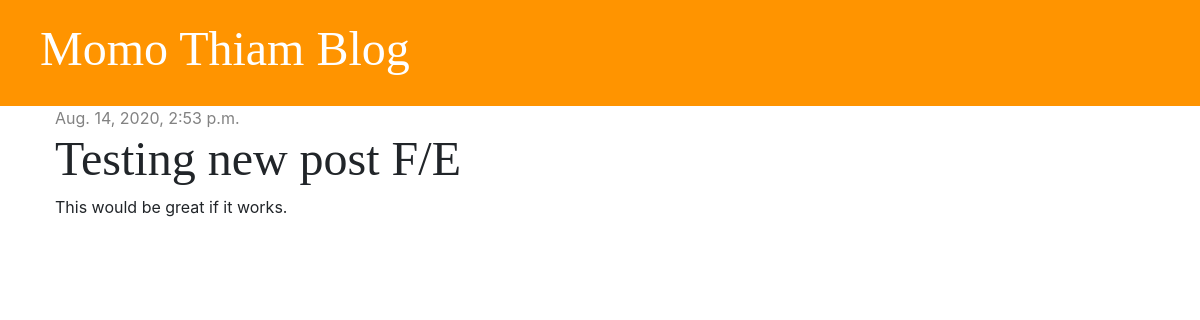
The app's page /post/4/ with its own data.
### blog/models.py (models this page shows, shortened)
class Post(models.Model):
    author = models.ForeignKey('auth.User', on_delete=models.CASCADE)
    title = models.CharField(max_length=200)
    text = models.TextField()
    created_date = models.DateTimeField(default=timezone.now)
    published_date = models.DateTimeField(blank=True, null=True)

### blog/views.py (the view)
# urls.py: path('post/<int:pk>/', views.post_detail, name='post_detail'),
def post_detail(request, pk):
    post = get_object_or_404(Post, pk=pk)
    stuff_for_frontend = {'post': post}
    return render(request, 'blog/post_detail.html', stuff_for_frontend)

### blog/templates/blog/post_detail.html (shortened to what this page needs)
{% extends 'blog/base.html' %}
{% block content %}
    <div class="post">
        {% if post.published_date %}
            <div class="date">
                {{ post.published_date }}
            </div>
        {% else %}
            <a href="{% url 'post_publish' pk=post.pk %}" class="btn btn-primary">Publish</a>
        {% endif %}
        <h1>{{ post.title }}</h1>
        <p>{{ post.text|linebreaksbr }}</p>
    </div>
{% endblock %}

### blog/static/css/blog.css (style rules this page uses)
h1, h2, h3, h4 { font-family: 'Tangerine', 'Inconsalata', 'Droid Sans', serif; font-size: 48px; }
.date { color: #828282 }
.post { margin-bottom: 70px; }

### records on screen
Post: published_date "Aug. 14, 2020, 2:53 p.m.", title "Testing new post F/E", text "This would be great if it works."
